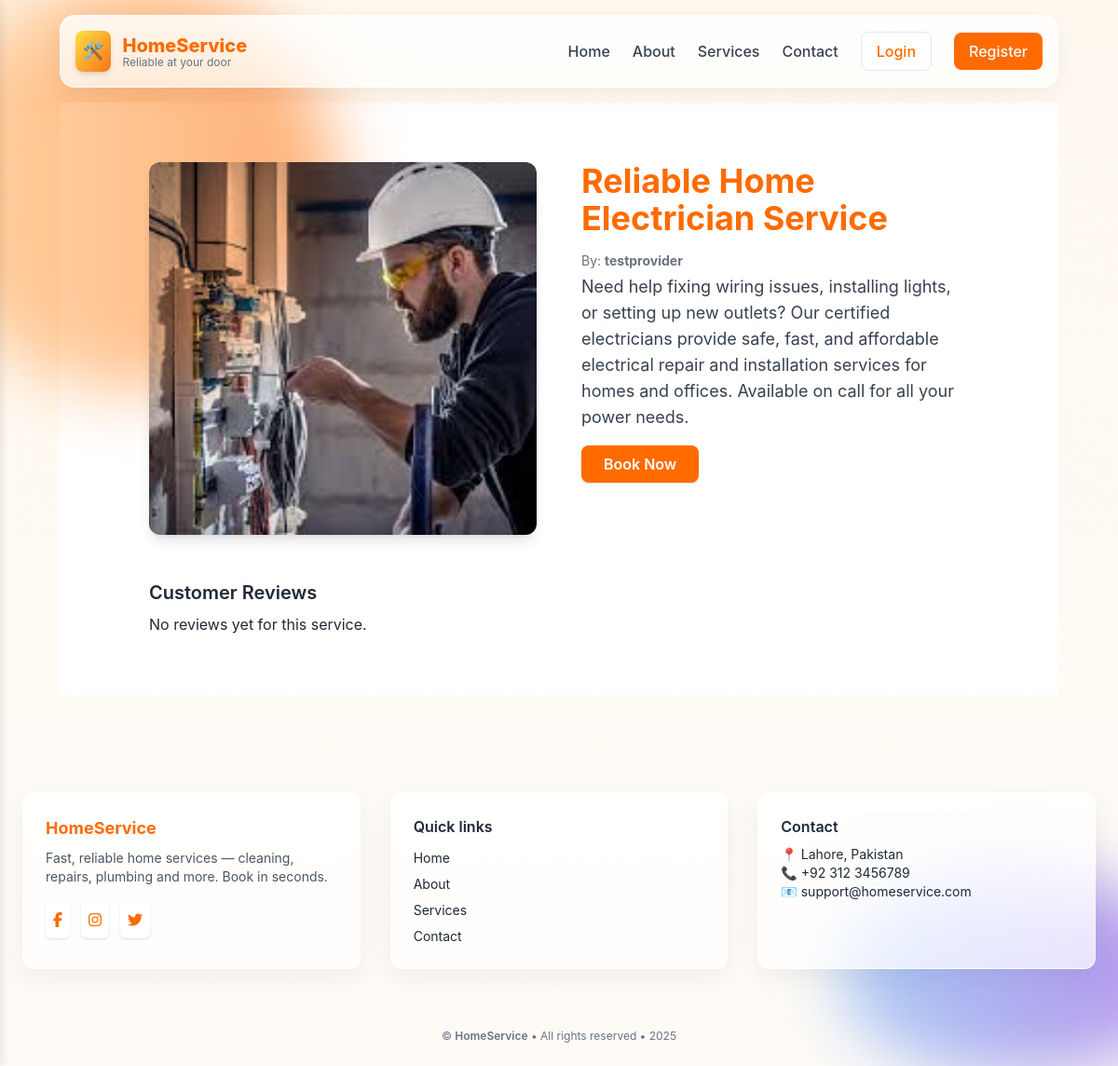
The page /services/1/ on the database as committed earlier.
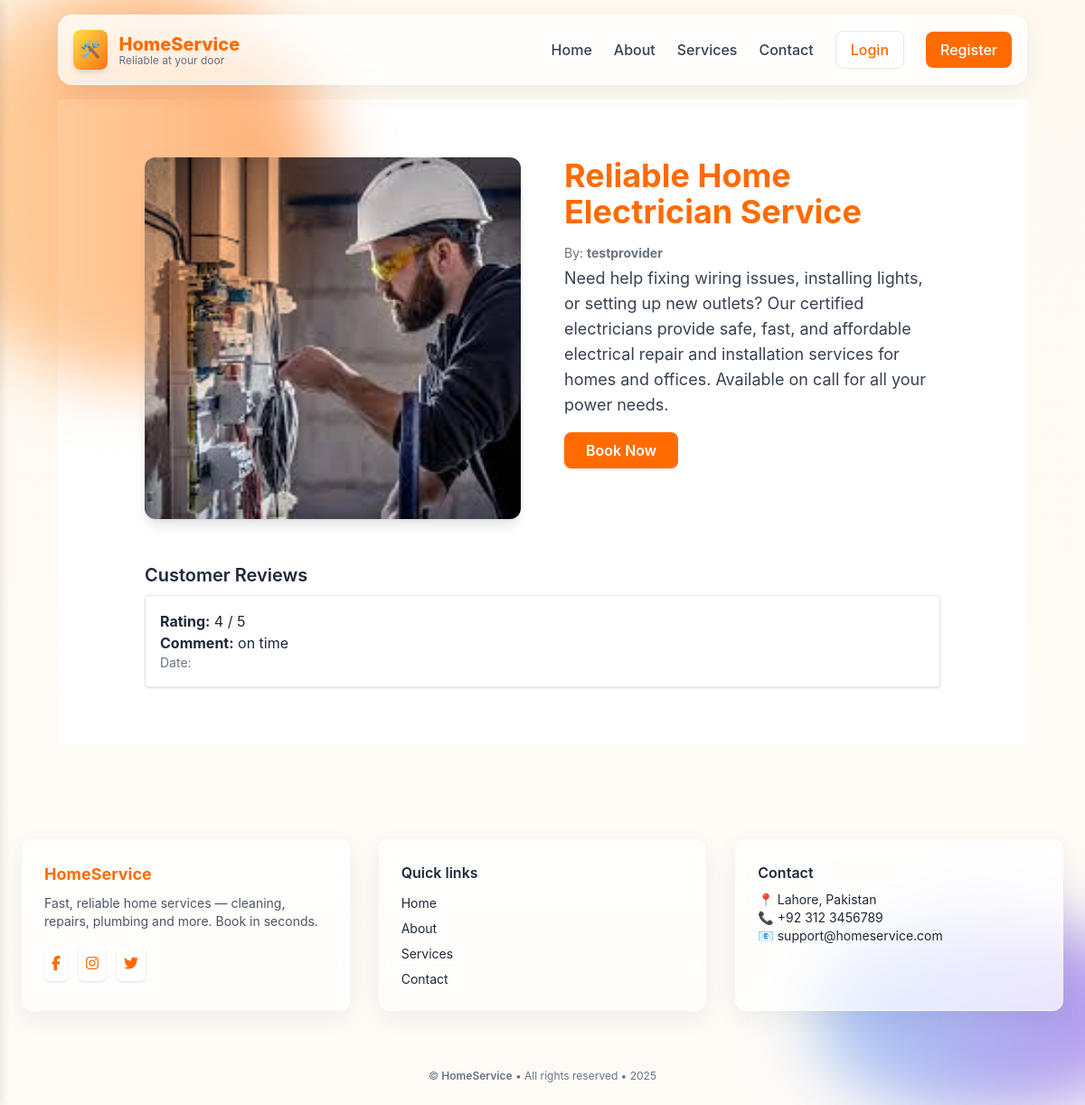
The same page on the database as committed later.
### booking/models.py (models this page shows, shortened)
class Review(models.Model):
    booking = models.OneToOneField(Booking, on_delete=models.CASCADE, related_name='review')
    rating = models.IntegerField()
    comment = models.TextField()
    created_at = models.DateTimeField(auto_now_add=True)

### booking/views.py (the view)
# urls.py: path('services/<int:service_id>/', views.service_detail, name='service_detail'),
def service_detail(request, service_id):
    service = get_object_or_404(Service, id=service_id)
    bookings = Booking.objects.filter(service=service)
    reviews = Review.objects.filter(booking__in=bookings)
    context = {
        'service': service,
        'reviews': reviews
    }
    return render(request, 'services_detail.html', context)

### booking/templates/services_detail.html (shortened to what this page needs)
{% extends 'base.html' %}
{% load static %}
{% block content %}
<section class="py-16 px-4 md:px-24 bg-white">
  <div class="grid md:grid-cols-2 gap-12">
    <div>
      {% if service.image %}
        <img src="{{ service.image.url }}" alt="{{ service.title }}" class="rounded-xl shadow-lg w-full h-[400px] object-cover">
      {% else %}
        <img src="{% static 'placeholder.jpg' %}" class="rounded-xl shadow-lg w-full h-[400px] object-cover" alt="No Image Available">
      {% endif %}
    </div>
    <div>
      <h2 class="text-4xl font-bold text-[#FF6B00] mb-4">{{ service.title }}</h2>
      <p class="text-sm text-gray-500 mb-1">By: <span class="font-bold">{{ service.manager.username }}</span></p>
      <p class="text-lg text-gray-700 mb-4">{{ service.description }}</p>
      <form action="{% url 'booking' service.id %}" method="post">
        <button type="submit" class="bg-[#FF6B00] hover:bg-[#e65c00] text-white font-semibold py-2 px-6 rounded-lg shadow">
          Book Now
        </button>
      </form>
    </div>
  </div>
  <div class="mt-12">
    <h2 class="text-xl font-semibold mb-2">Customer Reviews</h2>
    {% if reviews %}
      <ul class="space-y-4">
        {% for review in reviews %}
          <li class="border p-4 rounded shadow">
            <p><strong>Rating:</strong> {{ review.rating }} / 5</p>
            <p><strong>Comment:</strong> {{ review.comment }}</p>
            <p class="text-sm text-gray-500">Date: {{ review.date_time|date:"F j, Y" }}</p>
          </li>
        {% endfor %}
      </ul>
    {% else %}
      <p>No reviews yet for this service.</p>
    {% endif %}
  </div>
</section>
{% endblock %}

Rows that differ between the two databases and show on the page:
added Review: rating "4", comment "on time"
Other text that changed with them:
text no longer shown: "No reviews yet for this service."
